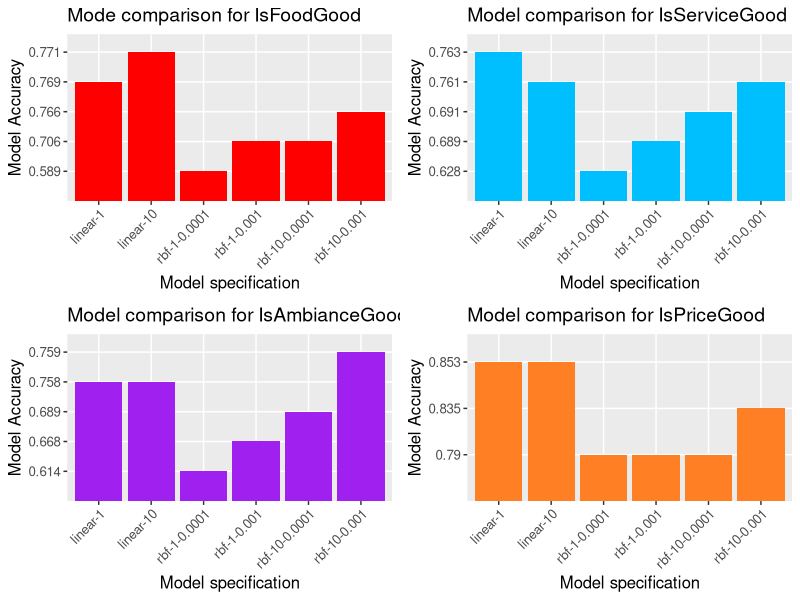

Generate this figure with R:
## ---- chunk 1
knitr::opts_chunk$set(echo = TRUE)
## ---- chunk 2
library(ggplot2)
library(grid)
library(gridExtra)
## ---- chunk 3
x = c('linear-1', 'linear-10','rbf-1-0.001','rbf-1-0.0001','rbf-10-0.001','rbf-10-0.0001')
food_y = c(0.769,0.771,0.706,0.589,0.766,0.706)
service_y = c(0.763, 0.761, 0.689, 0.628, 0.761, 0.691)
ambiance_y = c(0.758, 0.758, 0.668, 0.614, 0.759, 0.689)
price_y = c(0.853, 0.853, 0.790, 0.790, 0.835, 0.790)
dat = cbind(x, food_y, service_y, ambiance_y, price_y)
dat = as.data.frame(dat)
names(dat) = c('model','food_accuracy','service_accuracy','ambiance_accuracy','price_accuracy')
p_food = ggplot(data=dat, aes(x=model, y=food_accuracy)) + 
         geom_bar(stat="identity", fill = "red") + 
         ggtitle("Mode comparison for IsFoodGood") + 
         xlab("Model specification") + 
         ylab("Model Accuracy") + 
         theme(text = element_text(size=12), axis.text.x = element_text(angle = 45, hjust = 1), plot.title = element_text(size = 14))
  
p_service = ggplot(data=dat, aes(x=model, y=service_accuracy)) + 
         geom_bar(stat="identity", fill = "deepskyblue") + 
         ggtitle("Model comparison for IsServiceGood") + 
         xlab("Model specification") + 
         ylab("Model Accuracy") + 
         theme(text = element_text(size=12), axis.text.x = element_text(angle = 45, hjust = 1), plot.title = element_text(size = 14))

p_ambiance = ggplot(data=dat, aes(x=model, y=ambiance_accuracy)) + 
         geom_bar(stat="identity", fill = "purple") + 
         ggtitle("Model comparison for IsAmbianceGood") + 
         xlab("Model specification") + 
         ylab("Model Accuracy") + 
         theme(text = element_text(size=12), axis.text.x = element_text(angle = 45, hjust = 1), plot.title = element_text(size = 14))

p_price = ggplot(data=dat, aes(x=model, y=price_accuracy)) + 
         geom_bar(stat="identity", fill = "chocolate1") + 
         ggtitle("Model comparison for IsPriceGood") + 
         xlab("Model specification") + 
         ylab("Model Accuracy") + 
         theme(text = element_text(size=12), axis.text.x = element_text(angle = 45, hjust = 1), plot.title = element_text(size = 14))
grid.arrange(p_food, p_service, p_ambiance, p_price, ncol = 2)
